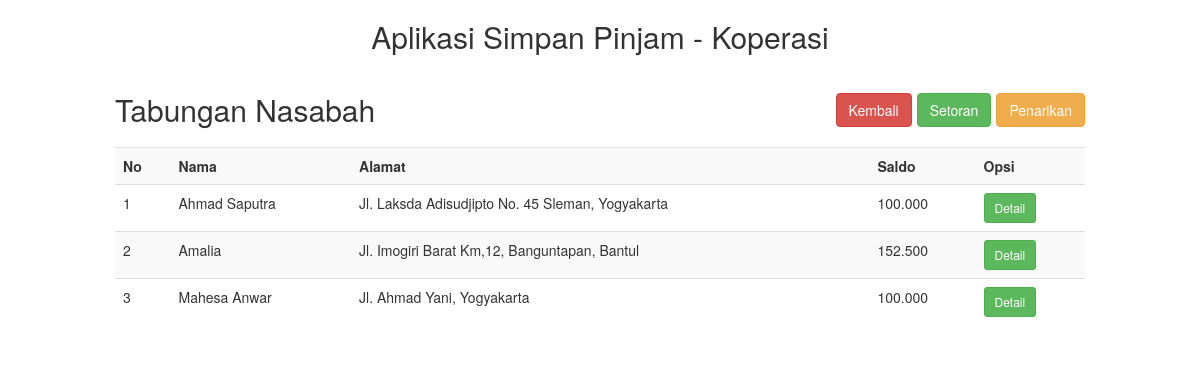
/tabungan/index.php, run on the app's committed database.
### tables this page shows
CREATE TABLE `tabungan` (
  `id_tabungan` int(11) NOT NULL,
  `id_user` int(11) NOT NULL,
  `setoran` bigint(20) NOT NULL,
  `penarikan` bigint(20) NOT NULL,
  `saldo` bigint(20) NOT NULL,
  `bunga` bigint(20) NOT NULL,
  `tanggal` date NOT NULL
);

CREATE TABLE `users` (
  `id_user` int(11) NOT NULL,
  `nama` varchar(50) NOT NULL,
  `alamat` varchar(100) NOT NULL,
  `tgl_lahir` date NOT NULL,
  `pekerjaan` varchar(50) NOT NULL,
  `jenis_kelamin` varchar(15) DEFAULT NULL,
  `no_telp` varchar(15) NOT NULL
);

### tabungan/fungsi.php (called while the page is built, shortened)
<?php
function format_rupiah($angka)
{
    $rupiah = number_format($angka, 0, ',', '.');
    return $rupiah;
}
?>

### tabungan/index.php (the view, shortened to what this page needs)
<!DOCTYPE html>
<html lang="en">
<head>
    <link rel="stylesheet" href="../style/bootstrap.css" />
    <link rel="stylesheet" href="../style/dataTables.bootstrap4.min.css" />
</head>
<body>
    <div class="container-fluid">
        <div class="row">
            <div class="col-md-10 col-md-offset-1">
                <h2 class="text-center" style="margin-bottom:40px;">Aplikasi Simpan Pinjam - Koperasi</h2>
                <a class="btn btn-warning pull-right" style="margin-bottom:20px;" href="penarikan.php">Penarikan</a>
                <a class="btn btn-success pull-right" style="margin-bottom:20px; margin-right:5px;" href="setoran.php">Setoran</a>
                <a class="btn btn-danger pull-right" style="margin-bottom:20px; margin-right:5px;" href="../index.php">Kembali</a>
                <h2>Tabungan Nasabah</h2>
                <table class="table table-striped">
                    <tr>
                        <th>No</th>
                        <th>Nama</th>
                        <th>Alamat</th>
                        <th>Saldo</th>
                        <th>Opsi</th>
                    </tr>
                    <?php
                    include('../koneksi.php');
                    include('fungsi.php');
                    $no = 1;
                    $query = "SELECT tabungan.id_tabungan,
                                    tabungan.saldo,
                                    tabungan.saldo,
                                    users.id_user,
                                    users.nama,
                                    users.alamat,
                                    sum(tabungan.penarikan) as jumlah_penarikan,
                                    sum(tabungan.setoran) as jumlah_setoran
                                FROM
                                    users, tabungan
                                WHERE
                                    users.id_user = tabungan.id_user
                                GROUP BY users.nama ASC";
                    $data = mysqli_query($koneksi, $query);
                    while ($row = mysqli_fetch_array($data)) {
                        ?>
                        <tr>
                            <td><?php echo $no++; ?></td>
                            <td><?php echo $row['nama']; ?></td>
                            <td><?php echo $row['alamat']; ?></td>
                            <td><?php echo format_rupiah($row['jumlah_setoran'] - $row['jumlah_penarikan']); ?></td>
                            <td>
						        <a href="detail.php?id_user=<?php echo $row['id_user']; ?>" class="btn btn-success btn-sm">Detail</a>
                            </td>
                        </tr>
                    <?php
                    }
                    ?>
                </table>
            </div>
        </div>
</body>
</html>

### data on the page
tabungan: id_user.nama "Ahmad Saputra", id_user.alamat "Jl. Laksda Adisudjipto No. 45 Sleman, Yogyakarta", jumlah_penarikan "100.000"
tabungan: id_user.nama "Amalia", id_user.alamat "Jl. Imogiri Barat Km,12, Banguntapan, Bantul", jumlah_penarikan "152.500"
tabungan: id_user.nama "Mahesa Anwar", id_user.alamat "Jl. Ahmad Yani, Yogyakarta", jumlah_penarikan "100.000"
